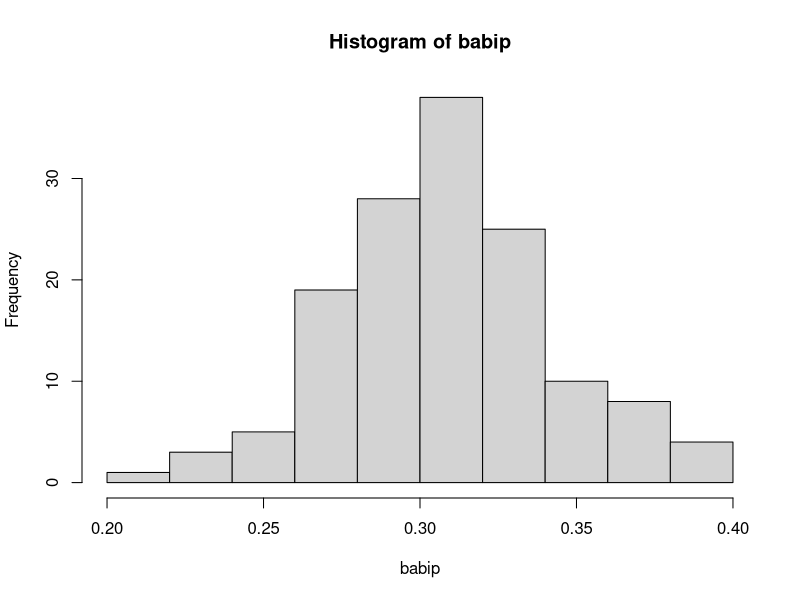

Write the R code that produced this figure.
# Set your working folder
setwd("~/<path>/playerdata-master")

# Read in the data
bat <- read.csv('batting.csv')

# What is in your data?
head(bat)

# Get BABIP stats
babip <- bat$BABIP

# Histogram of BABIP
hist(babip)

# Summary of BABIP
summary(babip)
mean(babip)
var(babip)
sd(babip)

# Get some Cubs hitters
cubs <- which(bat$Name %in% c("Anthony Rizzo", "Kris Bryant", "Dexter Fowler", "Addison Russell", "Chris Coghlan", "Kyle Schwarber", "Starlin Castro"))

cubsnames <- mapply(toString, bat[cubs,]$Name)

cubsbabip <- babip[cubs]

# How good are these hitters
z.cubsbabip <- (cubsbabip - mean(babip))/sd(babip)

cbind(cubsnames, round(z.cubsbabip, digits=3), cubsbabip)

cbind(name=cubsnames, zbabip=round(z.cubsbabip, digits=3), babip=cubsbabip)

# Mean of Cubs BABIP
mean(bat[bat$Team=="Cubs",]$BABIP)

# How would you calculate the mean and standard deviation of the AL and NL?
## Example for mean:
mean(bat[bat$League=='NL',]$BABIP)
